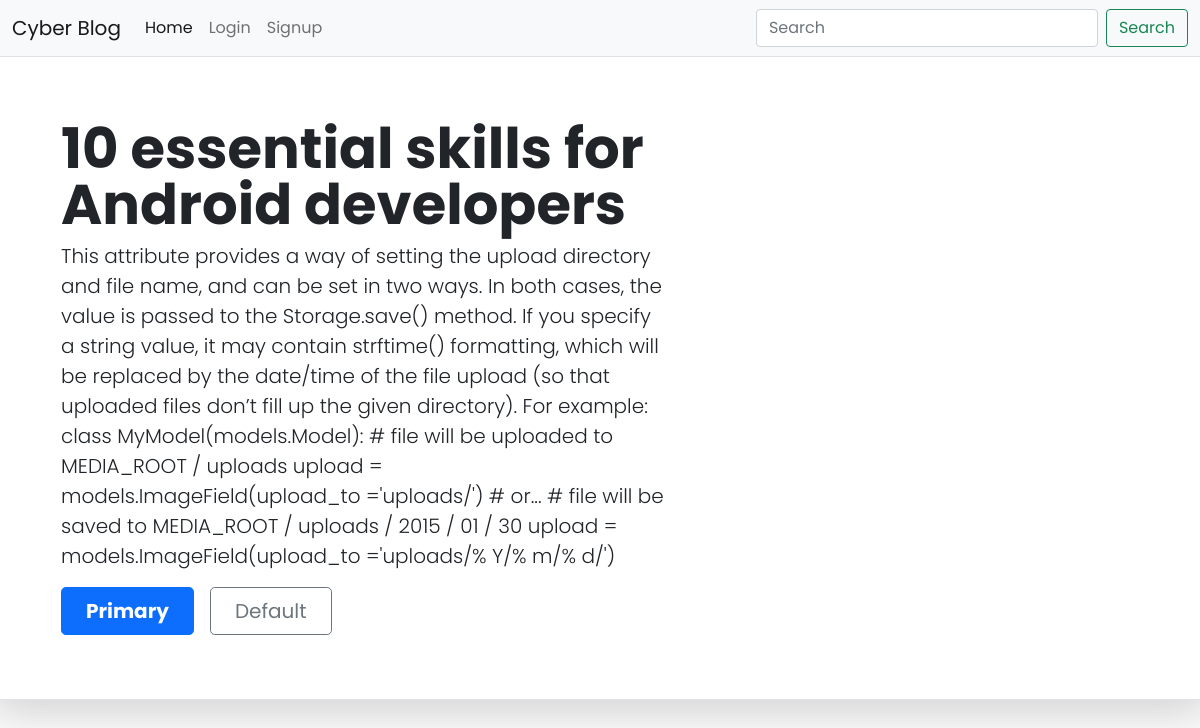
The app's page /blog-detail/9 with its own data.
### blogs/models.py (models this page shows, shortened)
class Blog(models.Model):
    user_id = models.ForeignKey(User, on_delete=models.CASCADE)
    title = models.CharField(max_length=150)
    excerpt = models.CharField(max_length=80, default="")
    desc = models.TextField()
    date = models.DateTimeField(auto_now_add=True, null=True)
    Image = models.ImageField(upload_to ='uploads/', null = True)

### blogs/views.py (the view)
# urls.py: path("blog-detail/<int:id>", views.BlogDetail, name = "BlogDetail"),
def BlogDetail(request, id):
    blog = Blog.objects.get(id = id)
    contexet = {'blog': blog}
    return render (request, 'blog/detailpost.html', contexet)

### templates/blog/detailpost.html (shortened to what this page needs)
<!doctype html>
<html lang="en">
<head>
    <link href="https://cdn.jsdelivr.net/npm/bootstrap@5.0.2/dist/css/bootstrap.min.css" rel="stylesheet"
>
</head>
<body>
    <nav class="navbar navbar-expand-lg navbar-light bg-light">
        <div class="container-fluid">
            <a class="navbar-brand" href="/">Cyber Blog</a>
            <div class="collapse navbar-collapse" id="navbarSupportedContent">
                <ul class="navbar-nav me-auto mb-2 mb-lg-0">
                    <li class="nav-item">
                        <a class="nav-link active" aria-current="page" href="/">Home</a>
                    </li>
                    {% if user.is_authenticated %}
                    <li class="nav-item">
                        <a class="nav-link" href="/">{{request.user}}</a>
                    </li>
                    <li class="nav-item">
                        <a class="nav-link" href="/upload-post">Post Blog</a>
                    </li>
                    <li class="nav-item">
                        <a class="nav-link" href="/logout">Logout</a>
                    </li>
                    {% if user.id == blog.user_id_id %}
                    <li class="nav-item">
                        <a class="nav-link" href="/delete/{{blog.id}}">Delete</a>
                    </li>
                    <li class="nav-item">
                        <a class="nav-link" href="/edit-blog/{{blog.id}}">Edit</a>
                    </li>
                    {% endif %}
                    {% else %}
                    <li class="nav-item">
                        <a class="nav-link" href="/login">Login</a>
                    </li>
                    <li class="nav-item">
                        <a class="nav-link" href="/register">Signup</a>
                    </li>
                    {% endif %}
                </ul>
                <form class="d-flex">
                    <input class="form-control me-2" type="search" placeholder="Search" aria-label="Search">
                    <button class="btn btn-outline-success" type="submit">Search</button>
                </form>
            </div>
        </div>
    </nav>
    <div class="row p-4 pb-0 pe-lg-0 pt-lg-5 align-items-center rounded-3 border shadow-lg">
        <div class="col-lg-7 p-3 p-lg-5 pt-lg-3">
            <h1 class="display-4 fw-bold lh-1">{{blog.title}}</h1>
            <p class="lead">{{blog.desc}}</p>
            <div class="d-grid gap-2 d-md-flex justify-content-md-start mb-4 mb-lg-3">
                <button type="button" class="btn btn-primary btn-lg px-4 me-md-2 fw-bold">Primary</button>
                <button type="button" class="btn btn-outline-secondary btn-lg px-4">Default</button>
            </div>
        </div>
    </div>
</body>
</html>

### templates/blog/detailpost.html (style rules this page uses)
body { font-family: "Poppins", sans-serif !important; }

### records on screen
Blog: title "10 essential skills for Android developers", desc "This attribute provides a way of setting the upload directory and file name, and can be set in two ways. In both cases, the value is passed to the Storage.save() method. If you specify a string value, it may contain strftime() formatting, which will be replaced by the date/time of the file upload (so that uploaded files don’t fill up the given directory). For example: class MyModel(models.Model): # file will be uploaded to MEDIA_ROOT / uploads upload = models.ImageField(upload_to ='uploads/') # or... # file will be saved to MEDIA_ROOT / uploads / 2015 / 01 / 30 upload = models.ImageField(upload_to ='uploads/% Y/% m/% d/')"
